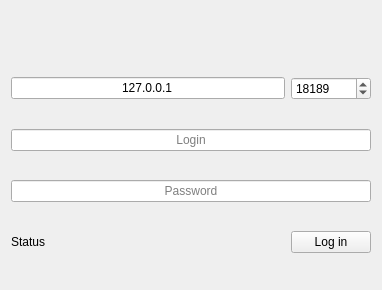
<?xml version="1.0" encoding="UTF-8"?>
<ui version="4.0">
 <class>LoginWidget</class>
 <widget class="QWidget" name="LoginWidget">
  <property name="geometry">
   <rect>
    <x>0</x>
    <y>0</y>
    <width>382</width>
    <height>290</height>
   </rect>
  </property>
  <property name="windowTitle">
   <string>Log in</string>
  </property>
  <layout class="QGridLayout" name="gridLayout">
   <item row="0" column="0" colspan="3">
    <widget class="QLabel" name="label">
     <property name="sizePolicy">
      <sizepolicy hsizetype="Preferred" vsizetype="Fixed">
       <horstretch>0</horstretch>
       <verstretch>0</verstretch>
      </sizepolicy>
     </property>
     <property name="text">
      <string/>
     </property>
     <property name="pixmap">
      <pixmap resource="../Resources.qrc">:/image/Resource/logo.png</pixmap>
     </property>
     <property name="scaledContents">
      <bool>false</bool>
     </property>
     <property name="alignment">
      <set>Qt::AlignCenter</set>
     </property>
    </widget>
   </item>
   <item row="1" column="0" colspan="2">
    <widget class="QLineEdit" name="addressEdit">
     <property name="text">
      <string>127.0.0.1</string>
     </property>
     <property name="alignment">
      <set>Qt::AlignCenter</set>
     </property>
     <property name="placeholderText">
      <string>Server</string>
     </property>
    </widget>
   </item>
   <item row="1" column="2">
    <widget class="QSpinBox" name="portEdit">
     <property name="maximum">
      <number>65635</number>
     </property>
     <property name="value">
      <number>18189</number>
     </property>
    </widget>
   </item>
   <item row="2" column="0" colspan="3">
    <widget class="QLineEdit" name="loginEdit">
     <property name="alignment">
      <set>Qt::AlignCenter</set>
     </property>
     <property name="placeholderText">
      <string>Login</string>
     </property>
    </widget>
   </item>
   <item row="3" column="0" colspan="3">
    <widget class="QLineEdit" name="passwordEdit">
     <property name="alignment">
      <set>Qt::AlignCenter</set>
     </property>
     <property name="placeholderText">
      <string>Password</string>
     </property>
    </widget>
   </item>
   <item row="4" column="0">
    <widget class="QLabel" name="statusLabel">
     <property name="text">
      <string>Status</string>
     </property>
    </widget>
   </item>
   <item row="4" column="1">
    <spacer name="horizontalSpacer">
     <property name="orientation">
      <enum>Qt::Horizontal</enum>
     </property>
     <property name="sizeHint" stdset="0">
      <size>
       <width>243</width>
       <height>20</height>
      </size>
     </property>
    </spacer>
   </item>
   <item row="4" column="2">
    <widget class="QPushButton" name="connectButton">
     <property name="text">
      <string>Log in</string>
     </property>
    </widget>
   </item>
  </layout>
 </widget>
 <resources>
  <include location="../Resources.qrc"/>
 </resources>
 <connections/>
</ui>
